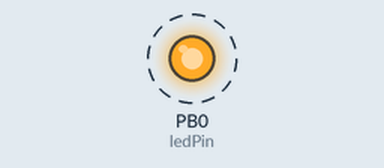
Simulated run of this sketch. Board: ATtiny85, built with avr-gcc and run on an emulated ATtiny85. On the bench: output pins drawn as LEDs (lit = HIGH). Dashed ring = blinking.

Above: at 0.4 s.
Timing chart, 0 to 4.6 s (numbered marks = the images above):
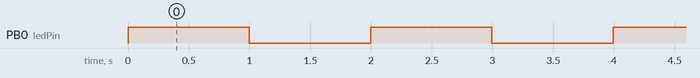

The sketch:

timer0_100hz_8000000.ino
```cpp
// (licence header left out)
#define ledPin 0
volatile int divider=0;

void setupTimer0() {
  noInterrupts();
  // Clear registers
  TCCR0A = 0;
  TCCR0B = 0;
  TCNT0 = 0;

  // 100.16025641025641 Hz (8000000/((77+1)*1024))
  OCR0A = 77;
  // CTC
  TCCR0A |= (1 << WGM01);
  // Prescaler 1024
  TCCR0B |= (1 << CS02) | (1 << CS00);
  // Output Compare Match A Interrupt Enable
  TIMSK |= (1 << OCIE0A);
  interrupts();
}

void setup() {
  pinMode(ledPin, OUTPUT);
  setupTimer0();
}

void loop() {
}

ISR(TIMER0_COMPA_vect) {
  if(divider==0)
    digitalWrite(ledPin, digitalRead(ledPin) ^ 1);
  divider++;
  divider%=100;
}
```

Measured:
- by itself, PB0 (ledPin): alternates HIGH for 1.0 s and LOW for 1.0 s
